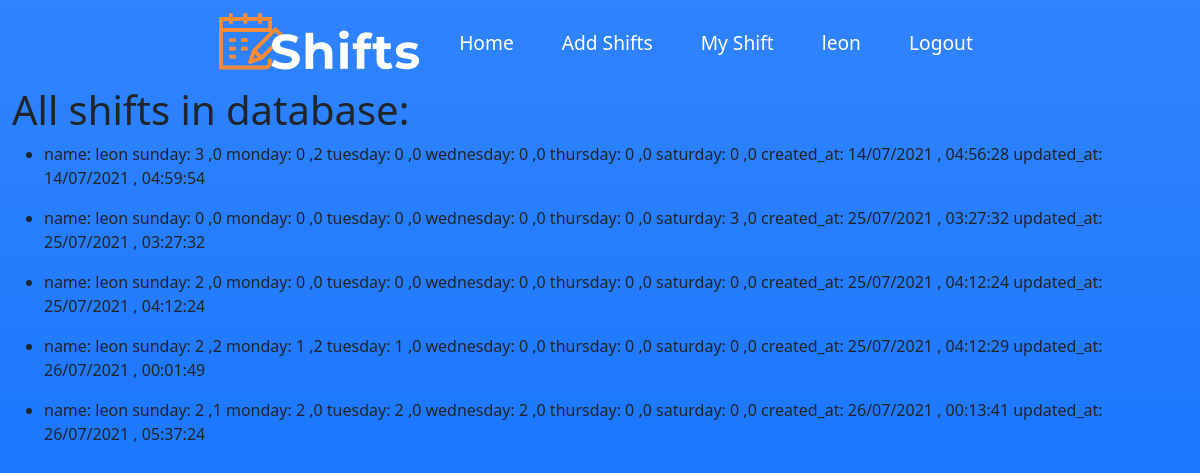
Before: /allshifts/ (signed in) with the older database file.
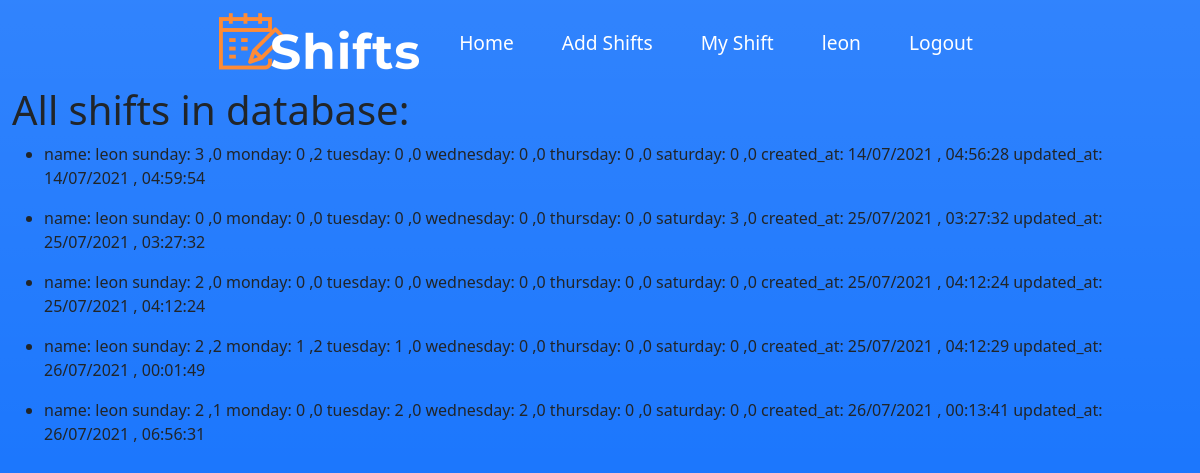
After: the same page with the newer database file.
### Shifts/models.py (models this page shows, shortened)
class shiftSubmitTwo(models.Model):
    user_name = models.ForeignKey(
        settings.AUTH_USER_MODEL,
        related_name="shift_submitter",
        on_delete=models.DO_NOTHING,
    )
    for day in DAYS_OF_WEEK:
        if (day == 'friday' or day == 'saturday'):
            for shift_type,shift_hour in zip(TYPE_OF_SHIFTS,SHIFTS_HOURS_WEEKENDS  ) :
                exec(
                    f'{day}_{shift_type} = models.IntegerField(verbose_name =f"{day} {shift_type} {shift_hour}" ,default=0, choices=SUBMIT_CHOICES ,validators=[MinValueValidator(MIN_VAL_SHIFT),MaxValueValidator(MAX_VAL_SHIFT)])'
                )
        else:
            for shift_type,shift_hour in zip(TYPE_OF_SHIFTS,SHIFTS_HOURS_REG ) :
                exec(
                    f'{day}_{shift_type} = models.IntegerField(verbose_name =f"{day} {shift_type} {shift_hour}" ,default=0 , choices=SUBMIT_CHOICES ,validators=[MinValueValidator(MIN_VAL_SHIFT),MaxValueValidator(MAX_VAL_SHIFT)])'
                )
    created_at = models.DateTimeField(auto_now_add=True)
    updated_at = models.DateTimeField(auto_now=True)
    def __str__(self):
        return f"""name: {self.user_name}
                   sunday: {self.sunday_evening} ,{self.sunday_night}
                   monday: {self.monday_evening} ,{self.monday_night}
                   tuesday: {self.tuesday_evening} ,{self.tuesday_night}
                   wednesday: {self.wednesday_evening} ,{self.thursday_night}
                   thursday: {self. friday_evening} ,{self. friday_night}
                   saturday: {self.saturday_evening} ,{self.saturday_night}
                   created_at: {self.created_at.strftime("%d/%m/%Y , %H:%M:%S")}
                   updated_at: {self.updated_at.strftime("%d/%m/%Y , %H:%M:%S")}
                                                                             """

### Shifts/views.py (the view)
# urls.py: path("allshifts/", views.all_shifts, name="all_shifts"),
@staff_member_required()
def all_shifts(request, up_to_days_ago=None):
    if (
        not up_to_days_ago == None
    ):  # if up_to_days_ago exsits than query  up to x days ago from now
        time_threshold = timezone.now() - timedelta(days=up_to_days_ago)
        all_shift_res = shiftSubmitTwo.objects.filter(
            created_at__gte=time_threshold
        )  # filter query up to x days ago from now
    else:
        all_shift_res = shiftSubmitTwo.objects.all()
    return render(request, "Shifts/all_shifts.html", {"all_shifts": all_shift_res})

### Shifts/templates/Shifts/all_shifts.html
{% extends "Shifts/layout.html" %}
{% block body %}
    <h1>All shifts in database:</h1>
     {% for shift in all_shifts %}
    <ul>
        <li> {{ shift }} </li>
    </ul>
    {% endfor %}
{% endblock %}

Changed rows visible on the page:
changed shiftSubmitTwo: user_name+sunday_evening+sunday_night "…sunday: 2 ,1 monday: 2 ,0 tuesday: 2 ,0 wednesday: 2 ,0 thursday: 0 ,0 saturday: 0 ,0 created_at: 26/07/2021 , 00:13:41 updated_at: 26/07/2021 , 05:37:24" → "…sunday: 2 ,1 monday: 0 ,0 tuesday: 2 ,0 wednesday: 2 ,0 thursday: 0 ,0 saturday: 0 ,0 created_at: 26/07/2021 , 00:13:41 updated_at: 26/07/2021 , 06:56:31"
